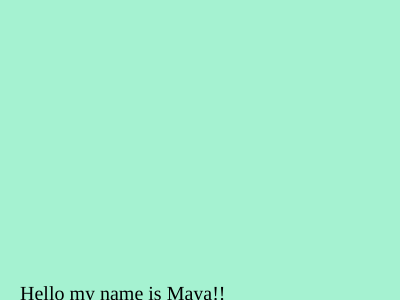
Frame 1 (no input)
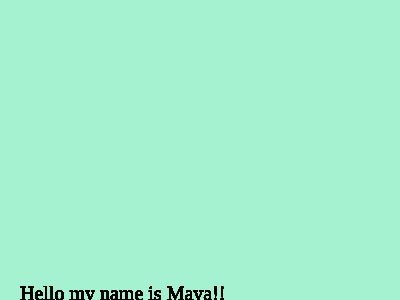
Frame 60 (no input)
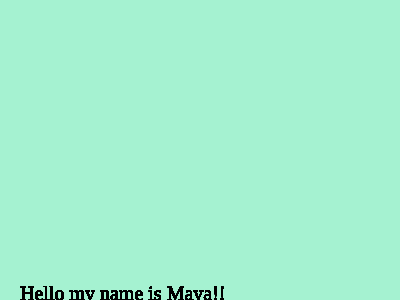
Frame 120 (the mouse pressed at the canvas centre since frame 60)

The p5.js sketch that drew these frames (run headless with seeded random() and noise() and a simulated clock; from frame 60 on, the mouse is pressed at the canvas centre):

// p5.js sketch
// ── sketch.js
function setup() {
  createCanvas(400, 300);
  background (165, 242, 209)
  textSize(20);
  textFont("Yeon Sung");
}
function draw() {
  text("Hello my name is Maya!!", 20, height);
}
